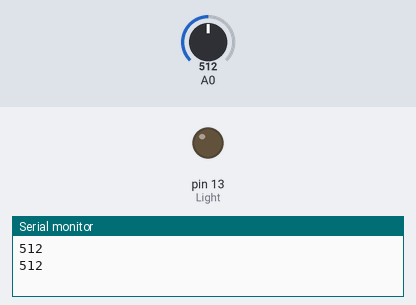
This sketch was run on a simulated Arduino Uno, built with avr-gcc and run on an emulated ATmega328P. On the bench: output pins drawn as LEDs (lit = HIGH), the last lines printed to the serial monitor. Inputs (shaded band) come from the test bench; at power-on: A0 = 512.

Above: at 1.8 s.
1.9 s: A0 set to 415
3.4 s: A0 set to 381
At 5.2 s:
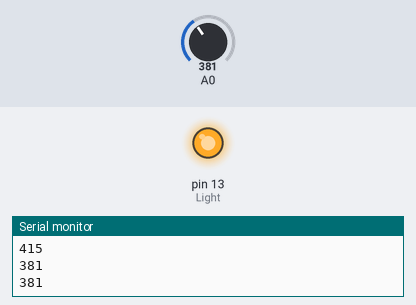
5.5 s: A0 set to 410
At 6.9 s:
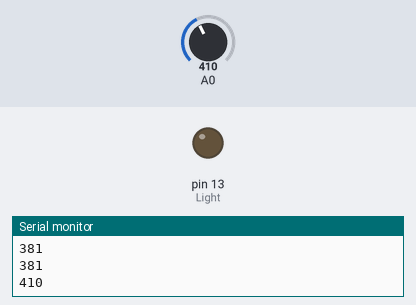
7.5 s: A0 set to 390
At 8.4 s:
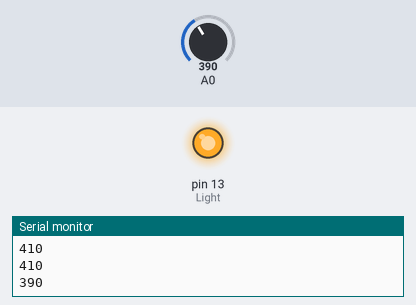
Timing chart, 0 to 10.5 s (numbered marks = the images above; inputs shaded):
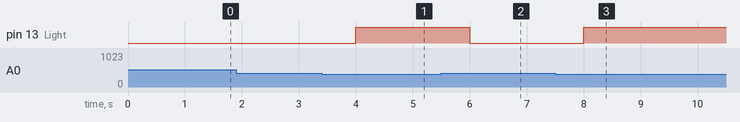

The sketch:

LDR_sensor_test_daynight_by_Arduino_Uno_R3.ino
```cpp
// C++ code
//
int Light=13;
int voltage;
void setup()
{
  Serial.begin(9600);
  pinMode(Light,OUTPUT);
  //int voltage=analogRead(A0);
 // Serial.println(voltage);
}
void loop()
{
 voltage=analogRead(A0);
  Serial.println(voltage);
  daynight();
}

void daynight()
{
  if(voltage<400)
  {
    digitalWrite(Light,HIGH);//night
    delay(1000);
  }
  else
  {
    digitalWrite(Light,LOW);//day
    delay(1000);
  }
}
```

Measured:
- the behaviour switches between 400 and 399 on A0 (found by bisection; images 0 and 1)
- after the input at 3.4 s, pin 13 (Light): LOW → HIGH after 0.60 s
- after the input at 5.5 s, pin 13 (Light): HIGH → LOW after 0.50 s
- after the input at 7.5 s, pin 13 (Light): LOW → HIGH after 0.50 s
